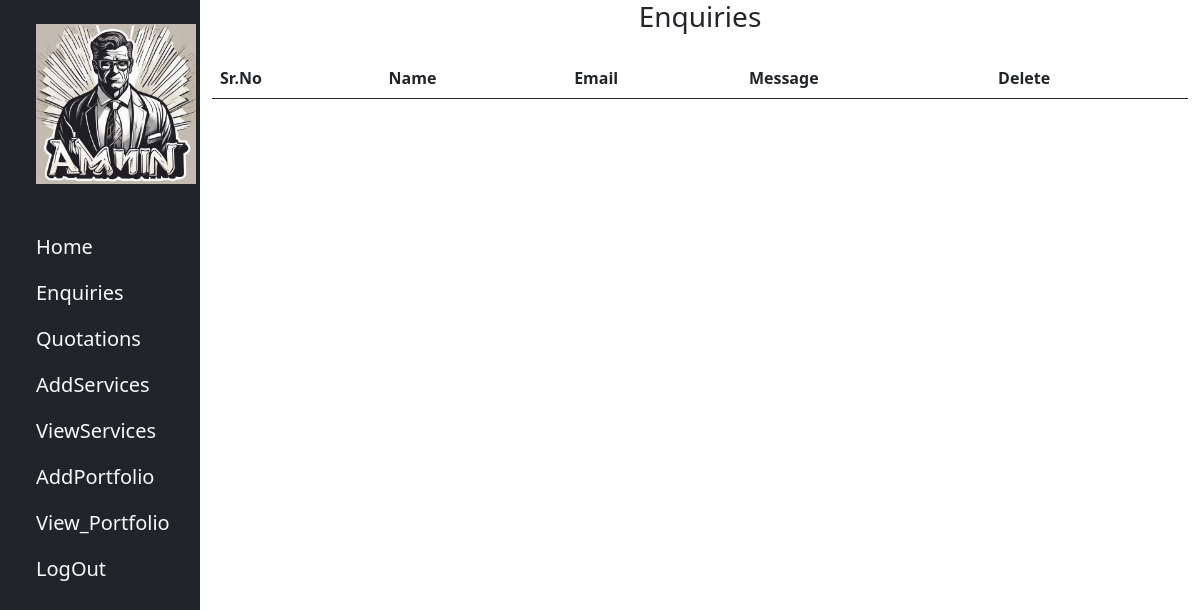
/admin_contacts/, run on an earlier commit of the app's database.
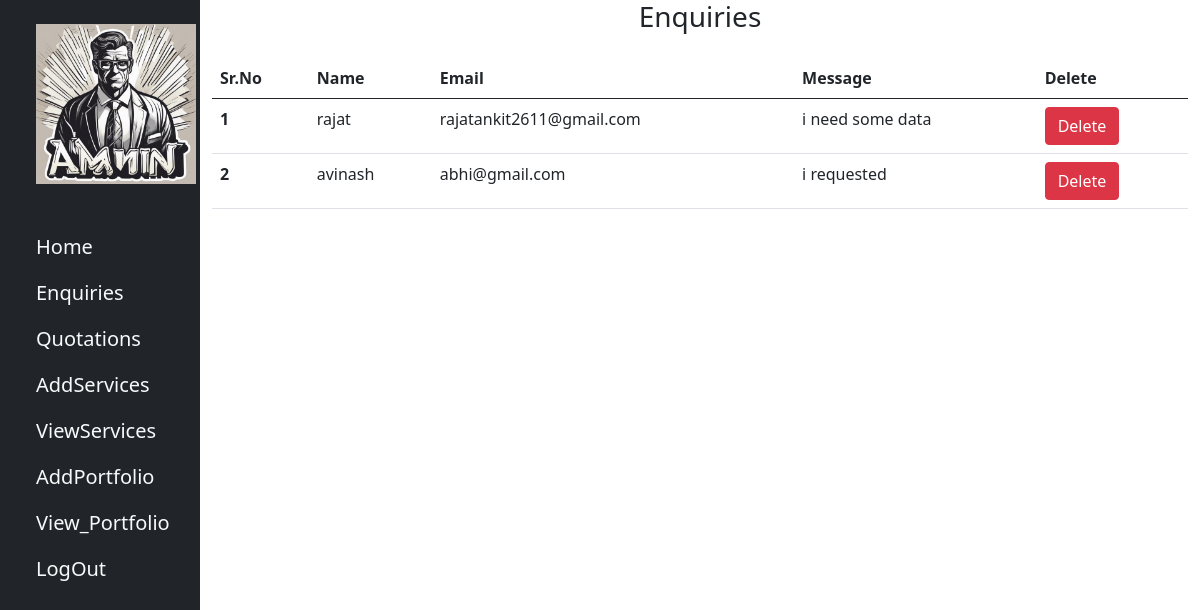
And on a later commit of the database.
### projectApp/models.py (models this page shows)
class Contact(models.Model):
    email= models.CharField(max_length=30)
    name= models.CharField(max_length=30)
    message=models.TextField(max_length=50)

### projectApp/views.py (the view)
# urls.py: path("admin_contacts/",views.admin_contacts,name="admin_contacts"),
def admin_contacts(request):
    contacts=Contact.objects.all()
    return render(request,'admin_contacts.html',{'contacts':contacts})

### projectApp/templates/admin_contacts.html (shortened to what this page needs)
<!DOCTYPE html>
<html lang="en">
  <head>
  </head>
  <body>
    <div class="container-fluid">
      <div class="row">
        <div class="col-md-2 bg-dark vh-100">{% include 'side_nav.html' %}</div>
        <div class="col-md-10">
          <h3 class="text-center text-dark mb-4">Enquiries</h3>
          <table class="table">
            <thead>
              <tr>
                <th scope="col">Sr.No</th>
                <th scope="col">Name</th>
                <th scope="col">Email</th>
                <th scope="col">Message</th>
                <th scope="col">Delete</th>
              </tr>
            </thead>
            <tbody>
              {% for item in contacts %}
              <tr>
                <th scope="row">{{ item.id }}</th>
                <td>{{ item.name }}</td>
                <td>{{ item.email }}</td>
                <td>{{ item.message }}</td>
                <td>
                  <a
                    href="item.delete_contacts/{{item.id}}"
                    class="btn btn-danger"
                    onclick="javascript:return confirm('Are You Sure To Delete')"
                    >Delete</a
                  >
                </td>
              </tr>
              {% endfor %}
            </tbody>
          </table>
        </div>
      </div>
    </div>
  </body>
</html>

What changed in the data, as far as the page shows it:
added Contact: id "1", name "rajat", email "rajatankit2611@gmail.com", message "i need some data"
added Contact: id "2", name "avinash", email "abhi@gmail.com", message "i requested"
